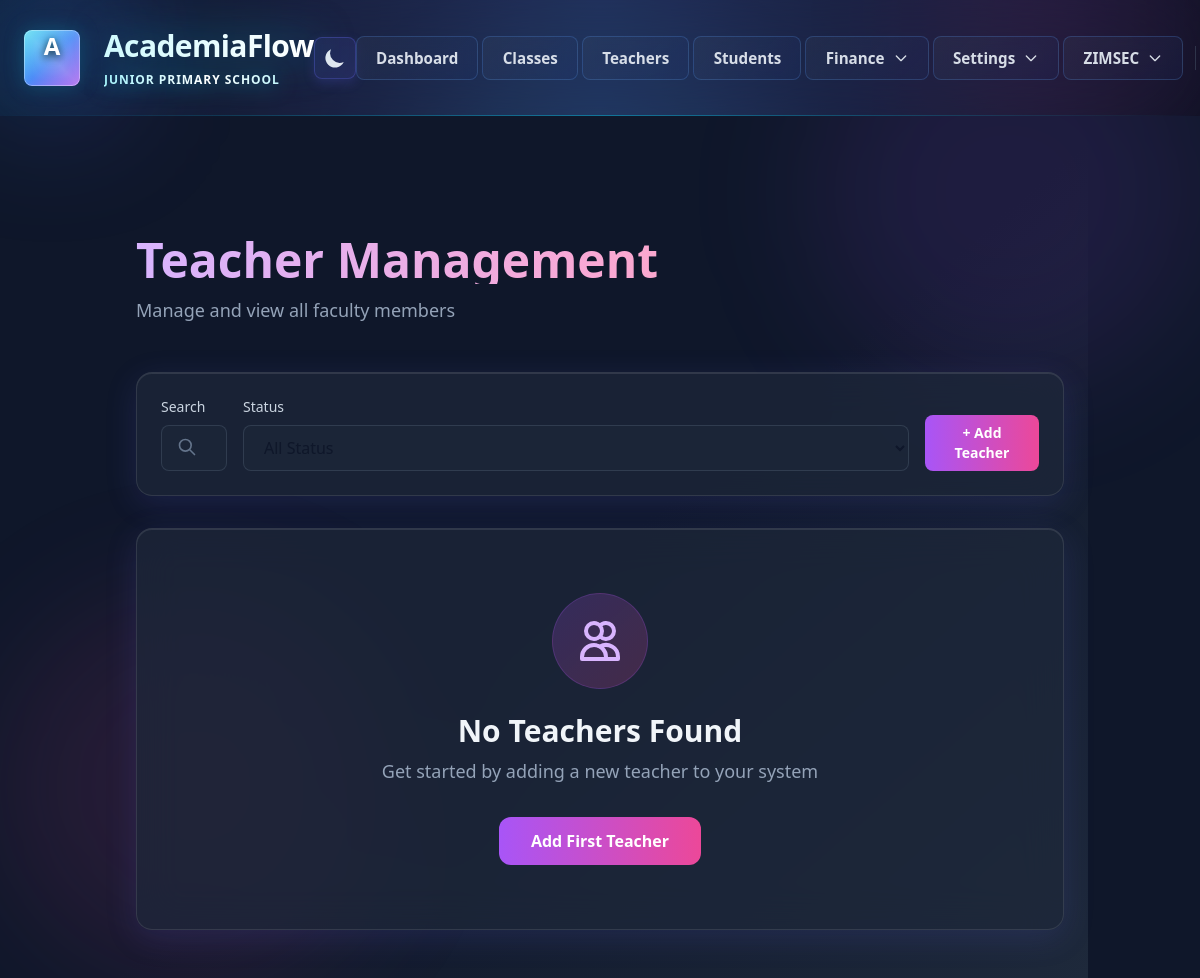
The page /teachers/ (signed in) on the database as committed earlier.
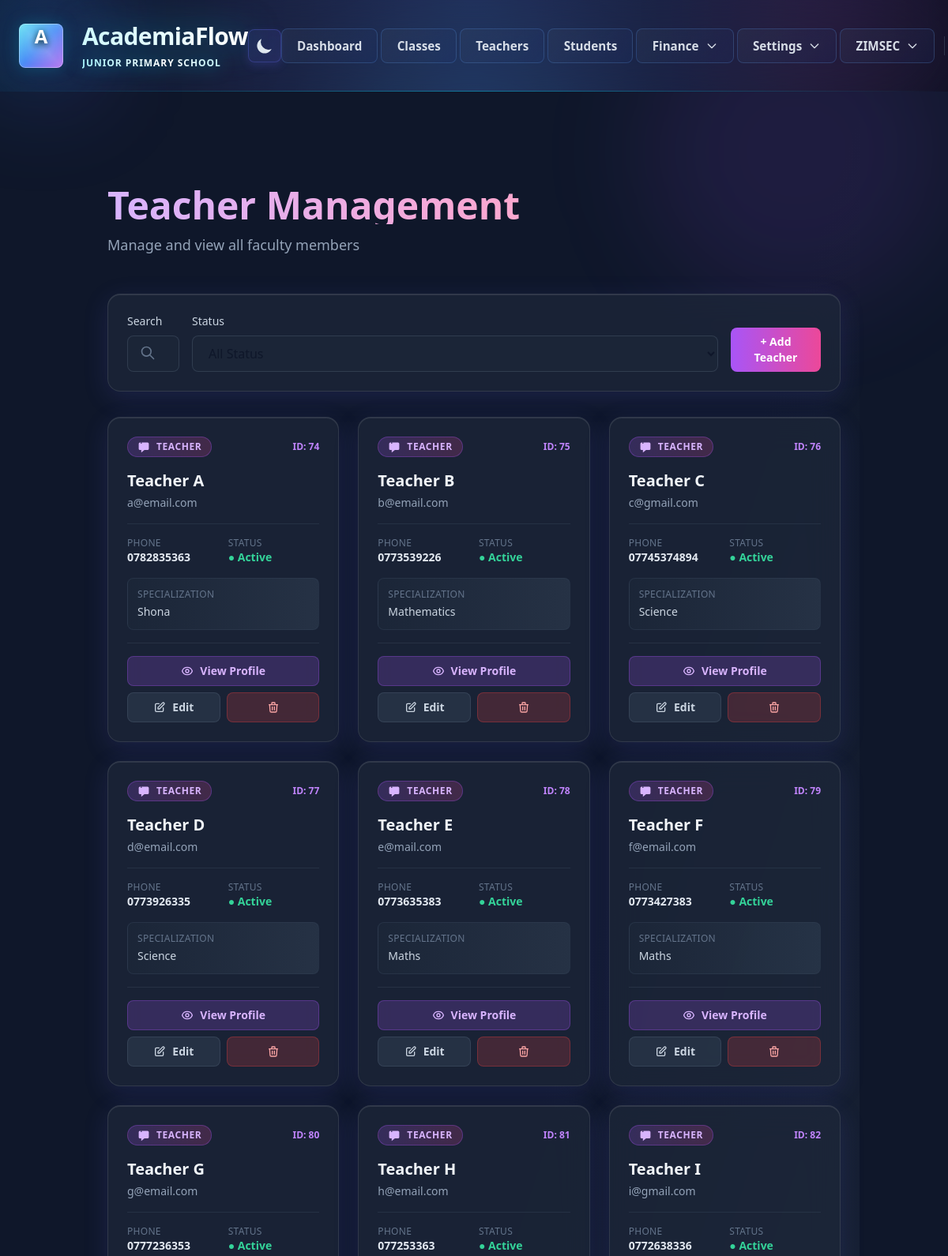
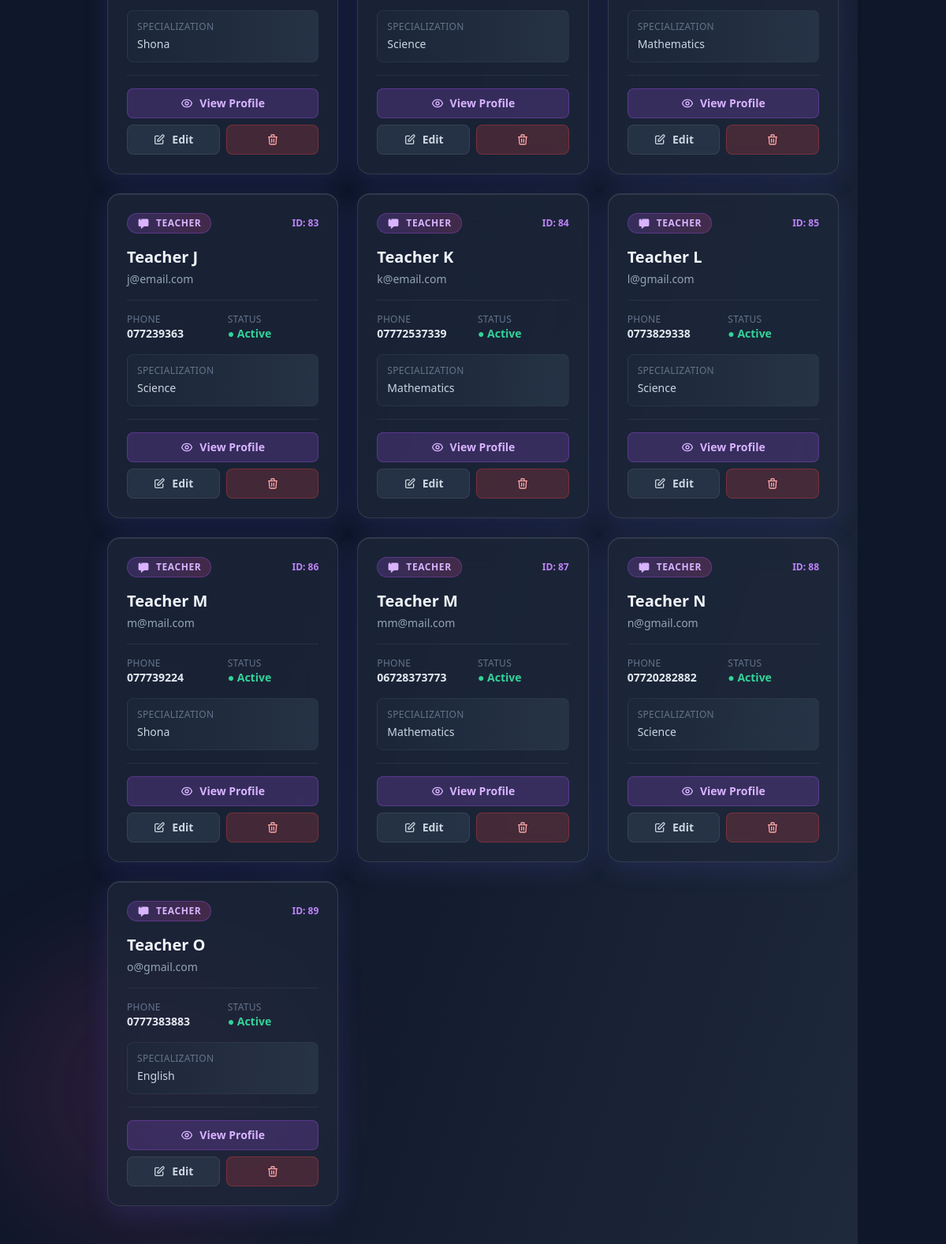
The same page on the database as committed later (2 pictures, top to bottom).
### core/models/administrator.py (models this page shows, shortened)
class Administrator(AbstractBaseUser, PermissionsMixin):
    email = models.EmailField(unique=True)
    first_name = models.CharField(max_length=30)
    last_name = models.CharField(max_length=30)
    is_active = models.BooleanField(default=True)
    is_staff = models.BooleanField(default=False)
    is_teacher = models.BooleanField(default=False)
    date_joined = models.DateTimeField(default=timezone.now)
    failed_login_attempts = models.IntegerField(default=0)
    last_failed_login = models.DateTimeField(null=True, blank=True)
    phone_regex = RegexValidator(
        regex=r'^\+?1?\d{9,15}$',
        message="Phone number must be entered in the format: '+999999999'. Up to 15 digits allowed."
    )
    phone_number = models.CharField(validators=[phone_regex], max_length=17, blank=True)
    specialization = models.CharField(max_length=100, blank=True)
    qualification = models.CharField(max_length=100, blank=True)
    joining_date = models.DateField(null=True, blank=True)
    teacher_id = models.CharField(max_length=20, blank=True)
    bio = models.TextField(blank=True)
    profile_color = models.CharField(
        max_length=20,
        default='emerald',
        choices=[
            ('emerald', 'Emerald'),
            ('blue', 'Blue'),
            ('purple', 'Purple'),
            ('rose', 'Rose'),
            ('amber', 'Amber'),
        ]
    )
    objects = AdministratorManager()
    USERNAME_FIELD = 'email'
    REQUIRED_FIELDS = ['first_name', 'last_name']
    class Meta:
        verbose_name = 'Administrator'
        verbose_name_plural = 'Administrators'
    @property
    def full_name(self):
        return f"{self.first_name} {self.last_name}".strip()

### core/views/teacher_views.py (the view)
class TeacherListView(LoginRequiredMixin, ListView):
    template_name = 'teachers/teacher_list.html'
    context_object_name = 'teachers'
    def get_queryset(self):
        queryset = Administrator.objects.filter(is_teacher=True)
        search_query = self.request.GET.get('search', '')
        status_filter = self.request.GET.get('status', '')
        class_filter = self.request.GET.get('class', '')
        if search_query:
            queryset = queryset.filter(
                Q(first_name__icontains=search_query) |
                Q(last_name__icontains=search_query) |
                Q(email__icontains=search_query)
            )
        if status_filter:
            queryset = queryset.filter(is_active=status_filter == 'active')
        if class_filter:
            queryset = queryset.filter(assigned_class__id=class_filter)
        return queryset.distinct()
    def get_context_data(self, **kwargs):
        context = super().get_context_data(**kwargs)
        current_term = AcademicTerm.get_current_term()
        if current_term:
            context['classes'] = Class.objects.filter(academic_year=current_term.academic_year).order_by('grade', 'section')
        else:
            context['classes'] = Class.objects.none()
        return context

### templates/teachers/teacher_list.html (shortened to what this page needs)
{% extends 'base.html' %}
{% load static %}
{% block content %}
<div class="min-h-screen pt-24 pb-12 px-6 bg-gradient-to-br from-slate-900 via-slate-900 to-slate-800">
    <div class="fixed inset-0 z-0 pointer-events-none">
        <div class="absolute top-0 right-0 w-96 h-96 bg-purple-500/10 rounded-full blur-3xl"></div>
        <div class="absolute bottom-0 left-0 w-96 h-96 bg-pink-500/10 rounded-full blur-3xl"></div>
    </div>
    <div class="max-w-7xl mx-auto relative z-10">
        <div class="mb-12 animate-slideInUp">
            <h1 class="text-5xl font-bold bg-gradient-to-r from-purple-300 via-pink-300 to-red-300 bg-clip-text text-transparent mb-3">Teacher Management</h1>
            <p class="text-slate-400 text-lg">Manage and view all faculty members</p>
        </div>
        <div class="glass rounded-2xl p-6 mb-8 border border-slate-500/20 animate-slideInUp" style="animation-delay: 0.1s;">
            <div class="flex flex-col md:flex-row gap-4 items-end">
                <div class="flex-1">
                    <label class="block text-sm font-medium text-slate-300 mb-2">Search</label>
                    <div class="relative">
                        <svg class="absolute left-4 top-3 w-5 h-5 text-slate-500" fill="none" stroke="currentColor" viewBox="0 0 24 24">
                            <path stroke-linecap="round" stroke-linejoin="round" stroke-width="2" d="M21 21l-6-6m2-5a7 7 0 11-14 0 7 7 0 0114 0z" />
                        </svg>
                        <input type="text" id="searchTeachers" placeholder="Search by name or email..."
                               class="w-full pl-12 pr-4 py-2.5 rounded-lg bg-slate-800/50 border border-slate-600/50 text-white placeholder-slate-400 focus:outline-none focus:ring-2 focus:ring-purple-500 focus:border-transparent transition-all">
                    </div>
                </div>
                <div class="w-full md:w-auto">
                    <label class="block text-sm font-medium text-slate-300 mb-2">Status</label>
                    <select id="filterStatus" class="w-full px-4 py-2.5 rounded-lg bg-slate-800/50 border border-slate-600/50 text-white focus:outline-none focus:ring-2 focus:ring-purple-500 focus:border-transparent">
                        <option value="">All Status</option>
                    </select>
                </div>
                <button type="button" id="addTeacherBtn" class="px-5 py-2 rounded-lg font-semibold text-white bg-gradient-to-r from-purple-500 to-pink-500 hover:from-purple-600 hover:to-pink-600 hover:shadow-xl hover:shadow-purple-500/30 transition-all transform hover:scale-105 active:scale-95 text-sm">
                    + Add Teacher
                </button>
            </div>
        </div>
        <div class="grid grid-cols-1 md:grid-cols-2 lg:grid-cols-3 gap-6 animate-fadeIn">
            {% for teacher in teachers %}
            <div class="group teacher-card glass rounded-2xl border border-purple-500/30 hover:border-purple-500/60 transition-all duration-300 overflow-hidden p-6"
                 data-status="{% if teacher.is_active %}active{% else %}inactive{% endif %}" data-name="{{ teacher.full_name|lower }}" data-email="{{ teacher.email|lower }}">
                <div class="flex items-center justify-between mb-4">
                    <span class="inline-flex items-center gap-2 px-3 py-1 rounded-full bg-gradient-to-r from-purple-500/20 to-pink-500/20 border border-purple-500/30 text-purple-300 text-xs font-bold uppercase tracking-wider">
                        <svg class="w-4 h-4" fill="currentColor" viewBox="0 0 20 20"><path fill-rule="evenodd" d="M18 5v8a2 2 0 01-2 2h-5l-5 4v-4H4a2 2 0 01-2-2V5a2 2 0 012-2h12a2 2 0 012 2zm-11-1a1 1 0 11-2 0 1 1 0 012 0z" clip-rule="evenodd"/></svg>
                        Teacher
                    </span>
                    <span class="text-purple-400 text-xs font-bold">ID: {{ teacher.id }}</span>
                </div>
                <div class="mb-4 pb-4 border-b border-slate-700/50">
                    <h3 class="text-xl font-bold text-slate-100 mb-1">{{ teacher.full_name }}</h3>
                    <p class="text-slate-400 text-sm">{{ teacher.email }}</p>
                </div>
                <div class="grid grid-cols-2 gap-3 text-sm mb-4">
                    <div>
                        <p class="text-slate-500 text-xs uppercase tracking-wide">Phone</p>
                        <p class="text-slate-200 font-semibold">{{ teacher.phone_number|default:"—" }}</p>
                    </div>
                    <div>
                        <p class="text-slate-500 text-xs uppercase tracking-wide">Status</p>
                        <p class="text-slate-200 font-semibold">
                            {% if teacher.is_active %}
                                <span class="inline-flex items-center gap-1 text-emerald-400">● Active</span>
                            {% else %}
                                <span class="inline-flex items-center gap-1 text-amber-400">● Inactive</span>
                            {% endif %}
                        </p>
                    </div>
                </div>
                {% if teacher.specialization %}
                <div class="bg-gradient-to-r from-slate-800/50 to-slate-700/50 rounded-lg p-3 mb-4 border border-slate-700/50">
                    <p class="text-slate-500 text-xs uppercase tracking-wide mb-1">Specialization</p>
                    <p class="text-slate-300 text-sm font-medium">{{ teacher.specialization }}</p>
                </div>
                {% endif %}
                <div class="flex flex-col gap-2 pt-4 border-t border-slate-600/30">
                    <a href="{% url 'teacher_detail' pk=teacher.id %}" class="w-full inline-flex items-center justify-center gap-2 px-4 py-2 rounded-lg text-sm font-semibold text-purple-300 bg-purple-500/20 border border-purple-500/30 hover:bg-purple-500/30 transition-all">
                        View Profile
                    </a>
                    <div class="flex gap-2">
                        <a href="{% url 'teacher_update' pk=teacher.id %}" class="flex-1 inline-flex items-center justify-center gap-2 px-3 py-2 rounded-lg text-sm font-semibold text-slate-300 bg-slate-700/50 border border-slate-600/50 hover:bg-slate-700 transition-all">
                            <svg class="w-4 h-4" fill="none" stroke="currentColor" viewBox="0 0 24 24"><path stroke-linecap="round" stroke-linejoin="round" stroke-width="2" d="M11 5H6a2 2 0 00-2 2v11a2 2 0 002 2h11a2 2 0 002-2v-5m-1.414-9.414a2 2 0 112.828 2.828L11.828 15H9v-2.828l8.586-8.586z"/></svg>
                            Edit
                        </a>
                        <a href="{% url 'teacher_delete' pk=teacher.id %}" class="flex-1 inline-flex items-center justify-center gap-2 px-3 py-2 rounded-lg text-sm font-semibold text-red-300 bg-red-500/20 border border-red-500/30 hover:bg-red-500/30 transition-all" onclick="return confirm('Delete this teacher? This action cannot be undone.');">
                            <svg class="w-4 h-4" fill="none" stroke="currentColor" viewBox="0 0 24 24"><path stroke-linecap="round" stroke-linejoin="round" stroke-width="2" d="M19 7l-.867 12.142A2 2 0 0116.138 21H7.862a2 2 0 01-1.995-1.858L5 7m5 4v6m4-6v6m1-10V4a1 1 0 00-1-1h-4a1 1 0 00-1 1v3M4 7h16"/></svg>
                        </a>
                    </div>
                </div>
            </div>
            {% empty %}
            <div class="col-span-full">
                <div class="glass rounded-2xl p-16 text-center border border-slate-500/20 animate-fadeIn">
                    <div class="w-24 h-24 rounded-full bg-gradient-to-br from-purple-500/20 to-pink-500/20 border border-purple-500/20 flex items-center justify-center mx-auto mb-6">
                        <svg class="w-12 h-12 text-purple-300" fill="none" stroke="currentColor" viewBox="0 0 24 24">
                            <path stroke-linecap="round" stroke-linejoin="round" stroke-width="2" d="M12 4.354a4 4 0 110 5.292M15 21H3v-1a6 6 0 0112 0v1zm0 0h6v-1a6 6 0 00-9-5.197M13 7a4 4 0 11-8 0 4 4 0 018 0z" />
                        </svg>
                    </div>
                    <h3 class="text-3xl font-bold text-slate-100 mb-2">No Teachers Found</h3>
                    <p class="text-slate-400 mb-8 text-lg">Get started by adding a new teacher to your system</p>
                    <button type="button" onclick="document.getElementById('addTeacherBtn').click()"
                            class="px-8 py-3 rounded-xl font-semibold text-white bg-gradient-to-r from-purple-500 to-pink-500 hover:from-purple-600 hover:to-pink-600 hover:shadow-xl hover:shadow-purple-500/30 transition-all">
                        Add First Teacher
                    </button>
                </div>
            </div>
            {% endfor %}
        </div>
    </div>
</div>
{% endblock %}

Rows that differ between the two databases and show on the page:
added Administrator: id "74", full_name "Teacher A", email "a@email.com", phone_number "0782835363", is_active "● Active", specialization "Shona"
added Administrator: id "75", full_name "Teacher B", email "b@email.com", phone_number "0773539226", is_active "● Active", specialization "Mathematics"
added Administrator: id "76", full_name "Teacher C", email "c@gmail.com", phone_number "07745374894", is_active "● Active", specialization "Science"
added Administrator: id "77", full_name "Teacher D", email "d@email.com", phone_number "0773926335", is_active "● Active", specialization "Science"
added Administrator: id "78", full_name "Teacher E", email "e@mail.com", phone_number "0773635383", is_active "● Active", specialization "Maths"
added Administrator: id "79", full_name "Teacher F", email "f@email.com", phone_number "0773427383", is_active "● Active", specialization "Maths"
added Administrator: id "80", full_name "Teacher G", email "g@email.com", phone_number "0777236353", is_active "● Active", specialization "Shona"
added Administrator: id "81", full_name "Teacher H", email "h@email.com", phone_number "077253363", is_active "● Active", specialization "Science"
added Administrator: id "82", full_name "Teacher I", email "i@gmail.com", phone_number "0772638336", is_active "● Active", specialization "Mathematics"
added Administrator: id "83", full_name "Teacher J", email "j@email.com", phone_number "077239363", is_active "● Active", specialization "Science"
added Administrator: id "84", full_name "Teacher K", email "k@email.com", phone_number "07772537339", is_active "● Active", specialization "Mathematics"
added Administrator: id "85", full_name "Teacher L", email "l@gmail.com", phone_number "0773829338", is_active "● Active", specialization "Science"
added Administrator: id "86", full_name "Teacher M", email "m@mail.com", phone_number "077739224", is_active "● Active", specialization "Shona"
added Administrator: id "87", full_name "Teacher M", email "mm@mail.com", phone_number "06728373773", is_active "● Active", specialization "Mathematics"
added Administrator: id "88", full_name "Teacher N", email "n@gmail.com", phone_number "07720282882", is_active "● Active", specialization "Science"
added Administrator: id "89", full_name "Teacher O", email "o@gmail.com", phone_number "0777383883", is_active "● Active", specialization "English"
Other text that changed with them:
text no longer shown: "No Teachers Found Get started by adding a new teacher to your system Add First Teacher"
